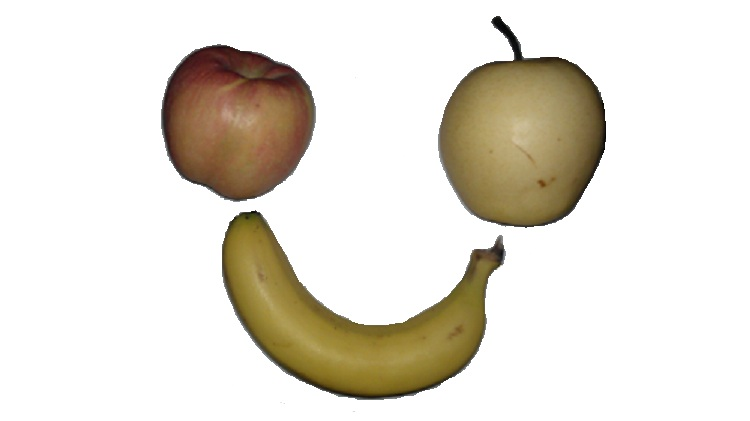
//> input picture 水果识别/水果1.jpg, 750 x 421 px
$ ./水果分类   (built with g++ and OpenCV 4)
//> lines starting //> are read from the running program, lines starting //| are printed output that depends on the picture; after the words box and inside, x2 and y2 are one past the last pixel; in counts of white or black regions, pixels touching at a corner belong together
#include "cv.h"
#include "highgui.h"
#include "stdio.h"
#include "math.h"
#include "iostream"

using namespace std;
using namespace cv;

int main()
{
//-----------------------------------开创内存空间，载入图像--------------------------------
	IplImage  *img,*gimg,*edge,*cedge,*rimg,*result1,*result2,*result3;//,*result4;
	img=cvLoadImage("水果1.jpg");
//> img is the input picture: 421 rows x 750 cols, CV_8UC3; mean B, G, R 214, 223.7, 228.6
	cvNamedWindow("水果",1);
	cvShowImage("水果",img);

	int N_line=0;
	int count=0;

	gimg=cvCreateImage(cvSize(img->width,img->height),8,1);
    edge=cvCreateImage(cvSize(img->width,img->height),8,1);
	cedge=cvCreateImage(cvSize(img->width,img->height),8,1);

	rimg=cvCreateImage(cvSize(img->width,img->height),8,1);
	cvNot(rimg,rimg);

	result1=cvCreateImage(cvSize(img->width,img->height),8,1);
	result2=cvCreateImage(cvSize(img->width,img->height),8,1);
	result3=cvCreateImage(cvSize(img->width,img->height),8,1);

	cvNot(result1,result1);
	cvNot(result2,result2);
	cvNot(result3,result3);


//------------------------图像阈值化处理----------------------------------------
	cvCvtColor(img,gimg,CV_BGR2GRAY);//灰度图转化

	cvSmooth(gimg,edge,CV_BLUR,3,3,0);//高斯模糊

	cvDilate(gimg,gimg,NULL,1);

	cvNamedWindow("灰度图像",1);
	cvShowImage("灰度图像",gimg);

	CvMemStorage *store;
	CvSeq  *outline;

	double thread=200;//设立阈值

	cvSmooth(gimg,edge,CV_BLUR,3,3,0);
	cvNot(gimg,edge);
	cvThreshold(gimg,edge,thread,255,CV_THRESH_BINARY);
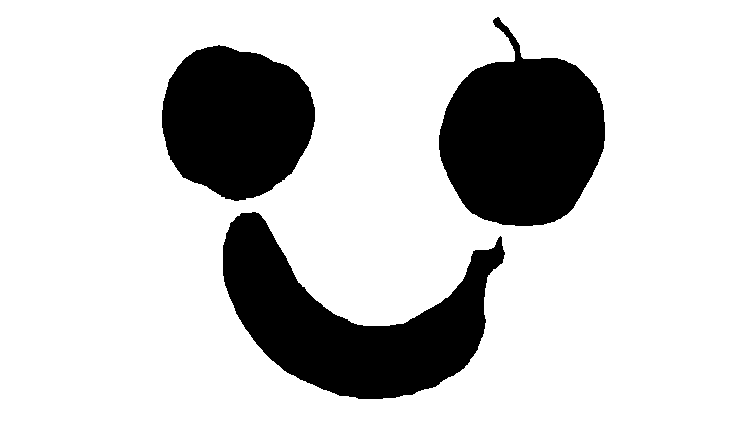
//> edge: 421 rows x 750 cols, CV_8UC1; 79.5% white; 3 black regions, box (x1, y1, x2, y2) and area: (223, 212, 505, 399) 23796, (439, 17, 605, 226) 22720, (162, 45, 315, 201) 18142
	cvNot(edge,edge);


	IplConvKernel *space=cvCreateStructuringElementEx(4,4,2,2,CV_SHAPE_ELLIPSE,NULL);

    cvDilate(edge,edge,space,1);
	cvErode(edge,edge,space,1);
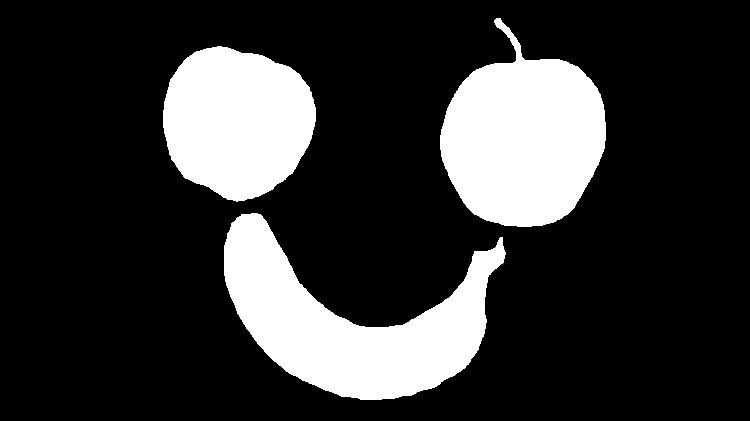
//> edge: 421 rows x 750 cols, CV_8UC1; 20.5% white; 3 white regions, box (x1, y1, x2, y2) and area: (224, 213, 506, 400) 23806, (440, 18, 606, 227) 22714, (163, 46, 316, 202) 18125

	cvNamedWindow("二值图像",1);
	cvShowImage("二值图像",edge);


//------------------------边缘提取----------------------------------------
	cvCanny(edge,cedge,thread,thread*7,3);
//> cedge: 421 rows x 750 cols, CV_8UC1; 0.65% white in thin lines or dots, all inside (x1, y1, x2, y2) = (162, 17, 606, 400)
//	cvThreshold(gimg,edge,(double)edge_t,255,CV_THRESH_BINARY);

	store=cvCreateMemStorage(0);
	cvCreateSeq(CV_SEQ_ELTYPE_POINT,sizeof(CvSeq),sizeof(CvPoint),store);


	N_line=cvFindContours(cedge,store,&outline,sizeof(CvContour),CV_RETR_LIST,CV_CHAIN_APPROX_SIMPLE,cvPoint(0,0));
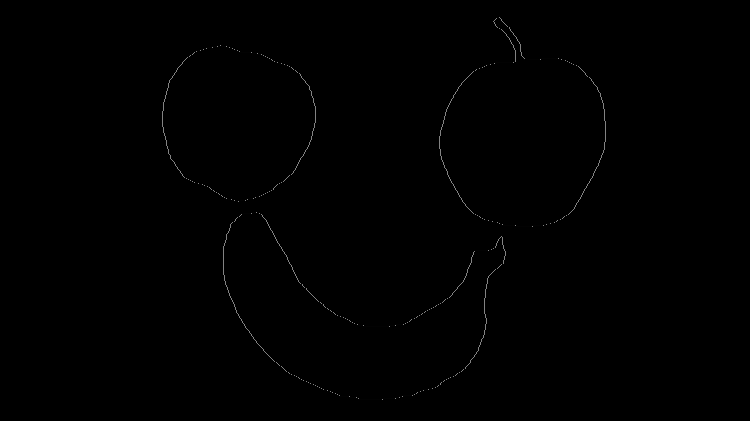
//> cedge: 421 rows x 750 cols, CV_8UC1; min 0, max 130, mean 0.5
//> N_line = 6; outline = 6 contours; box (x1, y1, x2, y2) and area: (223, 212, 506, 400) 23858, (223, 212, 506, 400) 23740, (439, 17, 606, 227) 22755, (439, 17, 606, 227) 22672, (162, 45, 316, 202) 18168, (162, 45, 316, 202) 18112
    cout<<" the number of outline:"<<N_line<<endl;
//|  the number of outline:6
//	printf("nCon=%d",nCon);


//------------------------建立分类标准，图像分类----------------------------------------
	for(;outline;outline=outline->h_next)
	{

		if(outline->total<8)
        continue;
		if(count%2==0)
		{
			cvDrawContours(rimg,outline,CV_RGB(0,0,0),CV_RGB(0,0,0),0,1,8,cvPoint(0,0));
			cvNamedWindow("边缘轮廓",1);
			cvShowImage("边缘轮廓",rimg);

			double area,length;
			area=(cvContourArea(outline,CV_WHOLE_SEQ)+fabs(cvContourArea(outline->h_next,CV_WHOLE_SEQ)));
			area/=2;
			length=(cvArcLength(outline,CV_WHOLE_SEQ,-1)+fabs(cvArcLength(outline->h_next,CV_WHOLE_SEQ,-1)));
			length/=2;

			printf("\n area=%f\n length=%f\n",area,length);


			double roundper;
			roundper=4*3.14*fabs(area)/(fabs(length)*fabs(length));
			printf(" roundper=%5f\n",roundper);


			if(roundper<0.6&&area>=4000)
			{
				cvDrawContours(result1,outline,CV_RGB(0,0,0),CV_RGB(0,0,0),0,CV_FILLED,8,cvPoint(0,0));

			}


			else if(area>=23000&&roundper<0.5)
			{
				cvDrawContours(result2,outline,CV_RGB(0,0,0),CV_RGB(0,0,0),0,CV_FILLED,8,cvPoint(0,0));
			}


			else if(area>20000&&roundper>0.6)
			{
				cvDrawContours(result2,outline,CV_RGB(0,0,0),CV_RGB(0,0,0),0,CV_FILLED,8,cvPoint(0,0));
			}


			else if(area<20000&&roundper>0.6)
			{
				cvDrawContours(result3,outline,CV_RGB(0,0,0),CV_RGB(0,0,0),0,CV_FILLED,8,cvPoint(0,0));
			}

// [4 lines of commented-out code are left out]
		}

//> (the run ends here: the program crashes, at `count++;`)
